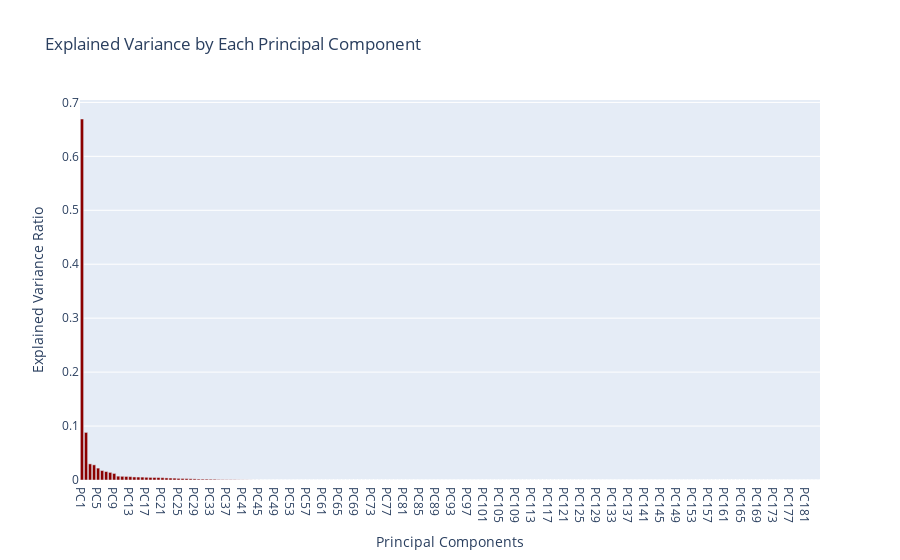
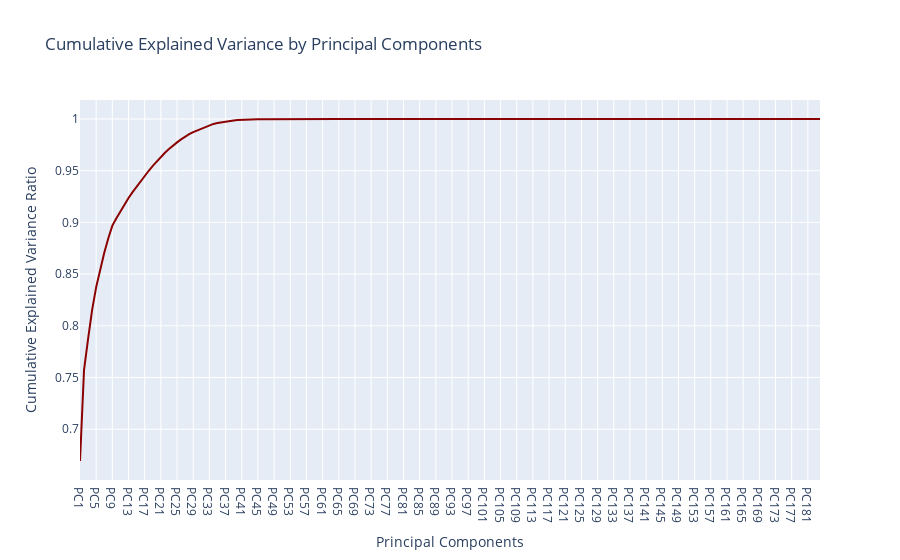
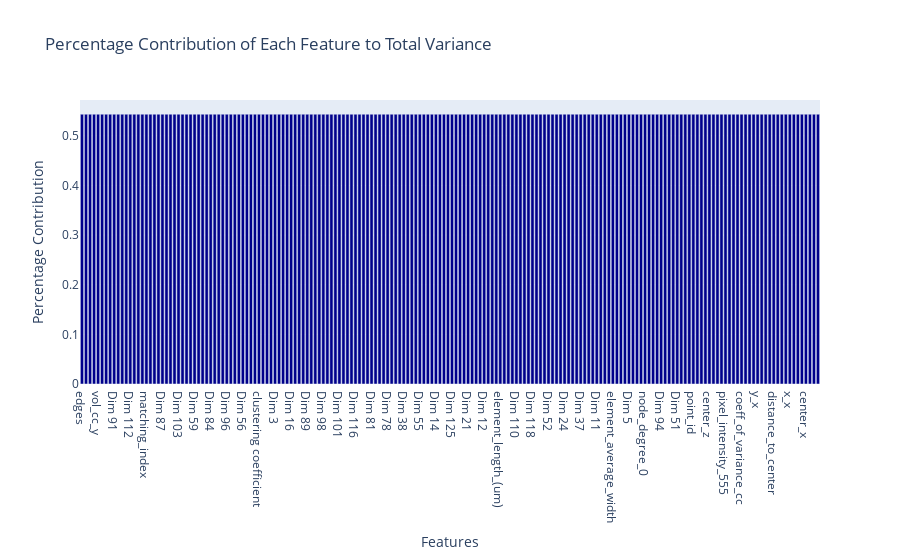

The code cell stored with these charts, in order, in its notebook:
### Code cell
if(USE_NEW_FEATURES):
    # X_transformed_pca, dataset_pca_sklearn_obj = get_pca_transformation_and_scaled_dataset(X, 256)
    # now without the insane number of features from the sparse matrix from Angle_x_y and edge_x, there are only 184 features
    # because we are now using the CNN image vectors
    
    X_transformed_pca, dataset_pca_sklearn_obj = get_pca_transformation_and_scaled_dataset(X, 184)
    
    explained_var = dataset_pca_sklearn_obj.explained_variance_ratio_

    # Calculate and sort feature contributions
    feature_contributions = feature_contribution_to_variance(dataset_pca_sklearn_obj, explained_var, X.columns)
    plot_feature_contributions(feature_contributions)
    
    # We're basically predicting
    # (405 / 488) * 1000

    Y = sample_data['element_pixel_intensity_405_488_ratio']

    # Perform standardization on X and Y
    # scalerX = StandardScaler()
    # scalerY = StandardScaler()

    y = np.rint(Y).astype(int)

    X_train, X_test, y_train, y_test = train_test_split(X_transformed_pca, y, test_size=0.2, random_state=42)

    print("The training data shapes are:", X_train.shape, y_train.shape, "and the testing data shapes are:", X_test.shape, y_test.shape)
    print("The cumulative contributions of all features to the variation is:", feature_contributions['Contribution'].sum(), "%")

### Figure 1 — Plotly figure (JSON) as saved in the notebook; plotly's stock layout.template omitted (floating-point values rounded to 4 significant figures; data arrays with more than 128 entries replaced by an {"elided": "..."} marker saying what was removed)
{"data": [{"marker": {"color": "darkred"}, "type": "bar", "x": {"elided": "184 str values"}, "y": {"elided": "184 float values"}}], "layout": {"title": {"text": "Explained Variance by Each Principal Component"}, "xaxis": {"title": {"text": "Principal Components"}}, "yaxis": {"title": {"text": "Explained Variance Ratio"}}}}

### Figure 2 — Plotly figure (JSON) as saved in the notebook; plotly's stock layout.template omitted (floating-point values rounded to 4 significant figures; data arrays with more than 128 entries replaced by an {"elided": "..."} marker saying what was removed)
{"data": [{"marker": {"color": "darkred"}, "type": "scatter", "x": {"elided": "184 str values"}, "y": {"elided": "184 float values"}}], "layout": {"title": {"text": "Cumulative Explained Variance by Principal Components"}, "xaxis": {"title": {"text": "Principal Components"}}, "yaxis": {"title": {"text": "Cumulative Explained Variance Ratio"}}}}

### Figure 3 — Plotly figure (JSON) as saved in the notebook; plotly's stock layout.template omitted (floating-point values rounded to 4 significant figures; data arrays with more than 128 entries replaced by an {"elided": "..."} marker saying what was removed)
{"data": [{"marker": {"color": "darkblue"}, "type": "bar", "x": {"elided": "184 str values"}, "y": {"elided": "184 float values"}}], "layout": {"title": {"text": "Percentage Contribution of Each Feature to Total Variance"}, "xaxis": {"title": {"text": "Features"}}, "yaxis": {"title": {"text": "Percentage Contribution"}}}}
